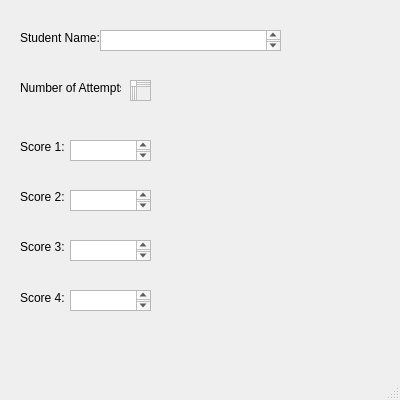
<?xml version="1.0" encoding="UTF-8"?>
<ui version="4.0">
 <class>MainWindow</class>
 <widget class="QMainWindow" name="MainWindow">
  <property name="geometry">
   <rect>
    <x>0</x>
    <y>0</y>
    <width>400</width>
    <height>400</height>
   </rect>
  </property>
  <property name="windowTitle">
   <string>Student Grades</string>
  </property>
  <widget class="QWidget" name="centralwidget">
   <widget class="QLabel" name="label">
    <property name="geometry">
     <rect>
      <x>20</x>
      <y>30</y>
      <width>81</width>
      <height>16</height>
     </rect>
    </property>
    <property name="text">
     <string>Student Name:</string>
    </property>
   </widget>
   <widget class="QLabel" name="label_2">
    <property name="geometry">
     <rect>
      <x>20</x>
      <y>80</y>
      <width>101</width>
      <height>16</height>
     </rect>
    </property>
    <property name="text">
     <string>Number of Attempts:</string>
    </property>
   </widget>
   <widget class="QLabel" name="label_3">
    <property name="geometry">
     <rect>
      <x>20</x>
      <y>140</y>
      <width>47</width>
      <height>13</height>
     </rect>
    </property>
    <property name="text">
     <string>Score 1:</string>
    </property>
   </widget>
   <widget class="QLabel" name="label_4">
    <property name="geometry">
     <rect>
      <x>20</x>
      <y>190</y>
      <width>47</width>
      <height>13</height>
     </rect>
    </property>
    <property name="text">
     <string>Score 2:</string>
    </property>
   </widget>
   <widget class="QLabel" name="label_5">
    <property name="geometry">
     <rect>
      <x>20</x>
      <y>240</y>
      <width>47</width>
      <height>13</height>
     </rect>
    </property>
    <property name="text">
     <string>Score 3:</string>
    </property>
   </widget>
   <widget class="QLabel" name="label_6">
    <property name="geometry">
     <rect>
      <x>20</x>
      <y>290</y>
      <width>47</width>
      <height>16</height>
     </rect>
    </property>
    <property name="text">
     <string>Score 4:</string>
    </property>
   </widget>
   <widget class="QTextEdit" name="textEdit">
    <property name="geometry">
     <rect>
      <x>100</x>
      <y>30</y>
      <width>181</width>
      <height>21</height>
     </rect>
    </property>
   </widget>
   <widget class="QTextEdit" name="textEdit_2">
    <property name="geometry">
     <rect>
      <x>130</x>
      <y>80</y>
      <width>21</width>
      <height>21</height>
     </rect>
    </property>
   </widget>
   <widget class="QTextEdit" name="textEdit_3">
    <property name="geometry">
     <rect>
      <x>70</x>
      <y>140</y>
      <width>81</width>
      <height>21</height>
     </rect>
    </property>
   </widget>
   <widget class="QTextEdit" name="textEdit_4">
    <property name="geometry">
     <rect>
      <x>70</x>
      <y>290</y>
      <width>81</width>
      <height>21</height>
     </rect>
    </property>
   </widget>
   <widget class="QTextEdit" name="textEdit_5">
    <property name="geometry">
     <rect>
      <x>70</x>
      <y>240</y>
      <width>81</width>
      <height>21</height>
     </rect>
    </property>
   </widget>
   <widget class="QTextEdit" name="textEdit_6">
    <property name="geometry">
     <rect>
      <x>70</x>
      <y>190</y>
      <width>81</width>
      <height>21</height>
     </rect>
    </property>
   </widget>
  </widget>
  <widget class="QMenuBar" name="menubar">
   <property name="geometry">
    <rect>
     <x>0</x>
     <y>0</y>
     <width>400</width>
     <height>21</height>
    </rect>
   </property>
  </widget>
  <widget class="QStatusBar" name="statusbar"/>
 </widget>
 <resources/>
 <connections/>
</ui>
